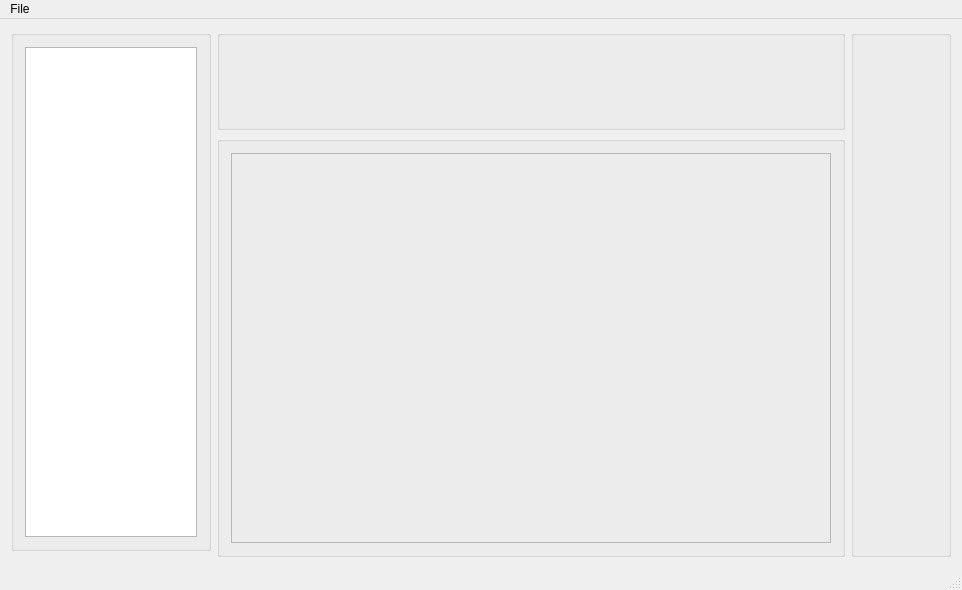
<?xml version="1.0" encoding="UTF-8"?>
<ui version="4.0">
 <class>MainWindow</class>
 <widget class="QMainWindow" name="MainWindow">
  <property name="geometry">
   <rect>
    <x>0</x>
    <y>0</y>
    <width>962</width>
    <height>590</height>
   </rect>
  </property>
  <property name="windowTitle">
   <string>QCustomPlot Interaction Example</string>
  </property>
  <widget class="QWidget" name="centralWidget">
   <layout class="QGridLayout" name="gridLayout_4">
    <item row="0" column="0">
     <widget class="QGroupBox" name="groupBox_2">
      <property name="sizePolicy">
       <sizepolicy hsizetype="Fixed" vsizetype="Preferred">
        <horstretch>0</horstretch>
        <verstretch>0</verstretch>
       </sizepolicy>
      </property>
      <property name="minimumSize">
       <size>
        <width>200</width>
        <height>0</height>
       </size>
      </property>
      <property name="maximumSize">
       <size>
        <width>200</width>
        <height>16777215</height>
       </size>
      </property>
      <property name="title">
       <string/>
      </property>
      <layout class="QGridLayout" name="gridLayout_3">
       <item row="0" column="0">
        <widget class="QTreeView" name="treeView"/>
       </item>
      </layout>
     </widget>
    </item>
    <item row="0" column="1" rowspan="2">
     <layout class="QVBoxLayout" name="verticalLayout">
      <item>
       <widget class="QGroupBox" name="groupBox_4">
        <property name="minimumSize">
         <size>
          <width>0</width>
          <height>100</height>
         </size>
        </property>
        <property name="title">
         <string/>
        </property>
        <layout class="QGridLayout" name="gridLayout_5">
         <item row="0" column="0">
          <widget class="QCustomPlot" name="widget" native="true"/>
         </item>
        </layout>
       </widget>
      </item>
      <item>
       <widget class="QGroupBox" name="groupBox">
        <property name="minimumSize">
         <size>
          <width>0</width>
          <height>300</height>
         </size>
        </property>
        <property name="title">
         <string/>
        </property>
        <layout class="QGridLayout" name="gridLayout_2">
         <item row="0" column="0">
          <widget class="QFrame" name="frame_2">
           <property name="frameShape">
            <enum>QFrame::StyledPanel</enum>
           </property>
           <property name="frameShadow">
            <enum>QFrame::Sunken</enum>
           </property>
           <property name="lineWidth">
            <number>1</number>
           </property>
           <property name="midLineWidth">
            <number>0</number>
           </property>
           <layout class="QGridLayout" name="gridLayout">
            <property name="leftMargin">
             <number>0</number>
            </property>
            <property name="topMargin">
             <number>0</number>
            </property>
            <property name="rightMargin">
             <number>0</number>
            </property>
            <property name="bottomMargin">
             <number>0</number>
            </property>
            <item row="0" column="0">
             <widget class="QCustomPlot" name="customPlot" native="true">
              <property name="sizePolicy">
               <sizepolicy hsizetype="Preferred" vsizetype="MinimumExpanding">
                <horstretch>0</horstretch>
                <verstretch>0</verstretch>
               </sizepolicy>
              </property>
             </widget>
            </item>
           </layout>
          </widget>
         </item>
        </layout>
       </widget>
      </item>
     </layout>
    </item>
    <item row="0" column="2" rowspan="2">
     <widget class="QGroupBox" name="groupBox_3">
      <property name="sizePolicy">
       <sizepolicy hsizetype="Fixed" vsizetype="Preferred">
        <horstretch>0</horstretch>
        <verstretch>0</verstretch>
       </sizepolicy>
      </property>
      <property name="minimumSize">
       <size>
        <width>100</width>
        <height>0</height>
       </size>
      </property>
      <property name="maximumSize">
       <size>
        <width>100</width>
        <height>16777215</height>
       </size>
      </property>
      <property name="title">
       <string/>
      </property>
     </widget>
    </item>
   </layout>
  </widget>
  <widget class="QMenuBar" name="menuBar">
   <property name="geometry">
    <rect>
     <x>0</x>
     <y>0</y>
     <width>962</width>
     <height>23</height>
    </rect>
   </property>
   <widget class="QMenu" name="menuFile">
    <property name="title">
     <string>File</string>
    </property>
    <addaction name="actionNew"/>
    <addaction name="actionOpen"/>
   </widget>
   <addaction name="menuFile"/>
  </widget>
  <widget class="QStatusBar" name="statusBar"/>
  <action name="actionNew">
   <property name="text">
    <string>New</string>
   </property>
  </action>
  <action name="actionOpen">
   <property name="text">
    <string>Open</string>
   </property>
  </action>
 </widget>
 <layoutdefault spacing="6" margin="11"/>
 <customwidgets>
  <customwidget>
   <class>QCustomPlot</class>
   <extends>QWidget</extends>
   <header>qcustomplot.h</header>
   <container>1</container>
  </customwidget>
 </customwidgets>
 <resources/>
 <connections/>
</ui>
